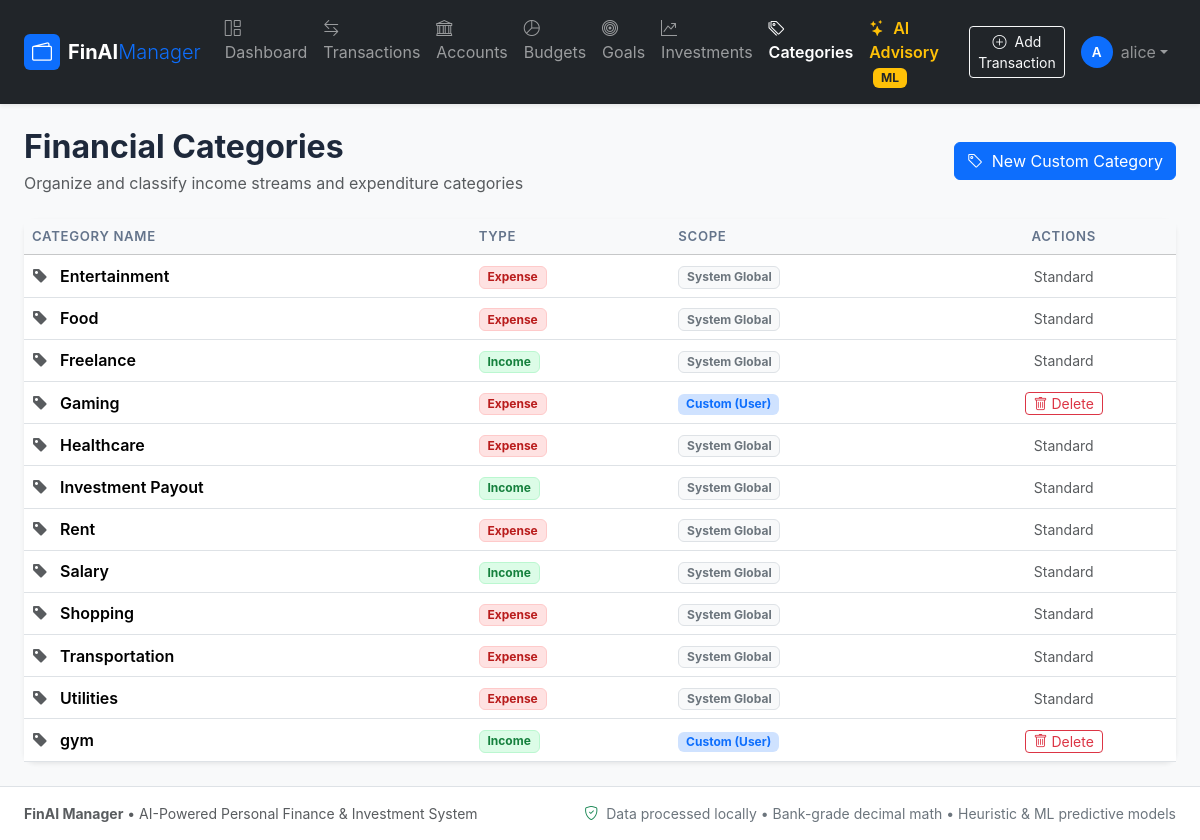
Page /categories (signed in) on the committed database.
### models.py (models this page shows, shortened)
class User(UserMixin, db.Model):
    __tablename__ = 'users'
    user_id = db.Column(db.Integer, primary_key=True, autoincrement=True)
    username = db.Column(db.String(50), unique=True, nullable=False, index=True)
    email = db.Column(db.String(100), unique=True, nullable=False, index=True)
    password_hash = db.Column(db.String(255), nullable=False)
    created_at = db.Column(db.DateTime, default=utc_now, server_default=db.func.now())
    accounts = db.relationship('Account', backref='owner', cascade='all, delete-orphan', lazy='dynamic')
    transactions = db.relationship('Transaction', backref='owner', cascade='all, delete-orphan', lazy='dynamic')
    budgets = db.relationship('Budget', backref='owner', cascade='all, delete-orphan', lazy='dynamic')
    goals = db.relationship('Goal', backref='owner', cascade='all, delete-orphan', lazy='dynamic')
    investments = db.relationship('Investment', backref='owner', cascade='all, delete-orphan', lazy='dynamic')
    categories = db.relationship('Category', backref='owner', cascade='all, delete-orphan', lazy='dynamic')

class Category(db.Model):
    __tablename__ = 'categories'
    __table_args__ = (
        db.UniqueConstraint('user_id', 'name', name='uq_user_category_name'),
    )
    category_id = db.Column(db.Integer, primary_key=True, autoincrement=True)
    user_id = db.Column(db.Integer, db.ForeignKey('users.user_id', ondelete='CASCADE'), nullable=True, index=True)
    name = db.Column(db.String(50), nullable=False)
    type = db.Column(db.Enum('Expense', 'Income', name='category_types'), nullable=False)
    transactions = db.relationship('Transaction', backref='category', lazy='dynamic')
    budgets = db.relationship('Budget', backref='category', cascade='all, delete-orphan', lazy='dynamic')

### app.py (the view)
    @app.route('/categories')
    @login_required
    def categories():
        user_categories = Category.query.filter(
            or_(Category.user_id == current_user.user_id, Category.user_id.is_(None))
        ).order_by(Category.name.asc()).all()
        return render_template('categories.html', categories=user_categories)

### templates/categories.html (shortened to what this page needs)
{% extends "base.html" %}
{% block content %}
<div class="d-flex flex-wrap justify-content-between align-items-center mb-4">
    <div>
        <h2 class="fw-bold mb-1">Financial Categories</h2>
        <p class="text-muted mb-0">Organize and classify income streams and expenditure categories</p>
    </div>
    <button type="button" class="btn btn-primary" data-bs-toggle="modal" data-bs-target="#addCategoryModal">
        <i class="bi bi-tag me-1"></i> New Custom Category
    </button>
</div>
<div class="card shadow-sm">
    <div class="table-responsive">
        <table class="table table-hover align-middle mb-0">
            <thead class="table-light">
                <tr>
                    <th>Category Name</th>
                    <th>Type</th>
                    <th>Scope</th>
                    <th class="text-center">Actions</th>
                </tr>
            </thead>
            <tbody>
                {% for cat in categories %}
                <tr>
                    <td class="fw-semibold">
                        <i class="bi bi-tag-fill text-muted me-2"></i> {{ cat.name }}
                    </td>
                    <td>
                        <span class="badge {{ 'badge-income' if cat.type == 'Income' else 'badge-expense' }}">
                            {{ cat.type }}
                        </span>
                    </td>
                    <td>
                        {% if cat.user_id %}
                        <span class="badge bg-primary-subtle text-primary">Custom (User)</span>
                        {% else %}
                        <span class="badge bg-light text-secondary border">System Global</span>
                        {% endif %}
                    </td>
                    <td class="text-center">
                        {% if cat.user_id %}
                        <form method="POST" action="{{ url_for('delete_category', id=cat.category_id) }}" onsubmit="return confirm('Delete this custom category?');" class="d-inline">
                            <button type="submit" class="btn btn-sm btn-outline-danger py-0 px-2">
                                <i class="bi bi-trash"></i> Delete
                            </button>
                        </form>
                        {% else %}
                        <span class="text-muted small">Standard</span>
                        {% endif %}
                    </td>
                </tr>
                {% endfor %}
            </tbody>
        </table>
    </div>
</div>
{% endblock %}

### templates/base.html (shortened to what this page needs)
<!doctype html>
<html lang="en">
<head>
    <link href="https://cdn.jsdelivr.net/npm/bootstrap@5.3.2/dist/css/bootstrap.min.css" rel="stylesheet">
    <link href="https://cdn.jsdelivr.net/npm/bootstrap-icons@1.11.1/font/bootstrap-icons.css" rel="stylesheet">
    <link rel="stylesheet" href="{{ url_for('static', filename='css/style.css') }}">
</head>
<body class="bg-light d-flex flex-column min-vh-100">
    <nav class="navbar navbar-expand-lg navbar-dark bg-dark sticky-top shadow-sm">
        <div class="container-fluid px-lg-4">
            <a class="navbar-brand fw-bold d-flex align-items-center" href="{{ url_for('dashboard') if current_user.is_authenticated else url_for('login') }}">
                <span class="badge bg-primary me-2 p-2"><i class="bi bi-wallet2 fs-5"></i></span>
                <span>FinAI<span class="text-primary fw-light">Manager</span></span>
            </a>
            <div class="collapse navbar-collapse" id="navbarNav">
                {% if current_user.is_authenticated %}
                <ul class="navbar-nav me-auto mb-2 mb-lg-0">
                    <li class="nav-item">
                        <a class="nav-link {{ 'active fw-semibold' if request.endpoint == 'dashboard' }}" href="{{ url_for('dashboard') }}">
                            <i class="bi bi-grid-1x2 me-1"></i> Dashboard
                        </a>
                    </li>
                    <li class="nav-item">
                        <a class="nav-link {{ 'active fw-semibold' if 'transaction' in request.endpoint }}" href="{{ url_for('view_transactions') }}">
                            <i class="bi bi-arrow-left-right me-1"></i> Transactions
                        </a>
                    </li>
                    <li class="nav-item">
                        <a class="nav-link {{ 'active fw-semibold' if request.endpoint == 'accounts' }}" href="{{ url_for('accounts') }}">
                            <i class="bi bi-bank me-1"></i> Accounts
                        </a>
                    </li>
                    <li class="nav-item">
                        <a class="nav-link {{ 'active fw-semibold' if request.endpoint == 'budgets' }}" href="{{ url_for('budgets') }}">
                            <i class="bi bi-pie-chart me-1"></i> Budgets
                        </a>
                    </li>
                    <li class="nav-item">
                        <a class="nav-link {{ 'active fw-semibold' if request.endpoint == 'goals' }}" href="{{ url_for('goals') }}">
                            <i class="bi bi-bullseye me-1"></i> Goals
                        </a>
                    </li>
                    <li class="nav-item">
                        <a class="nav-link {{ 'active fw-semibold' if request.endpoint == 'investments' }}" href="{{ url_for('investments') }}">
                            <i class="bi bi-graph-up-arrow me-1"></i> Investments
                        </a>
                    </li>
                    <li class="nav-item">
                        <a class="nav-link {{ 'active fw-semibold' if request.endpoint == 'categories' }}" href="{{ url_for('categories') }}">
                            <i class="bi bi-tags me-1"></i> Categories
                        </a>
                    </li>
                    <li class="nav-item">
                        <a class="nav-link text-warning fw-semibold {{ 'active text-light' if request.endpoint == 'recommendations' }}" href="{{ url_for('recommendations') }}">
                            <i class="bi bi-stars me-1"></i> AI Advisory <span class="badge bg-warning text-dark ms-1">ML</span>
                        </a>
                    </li>
                </ul>
                <ul class="navbar-nav ms-auto align-items-center">
                    <li class="nav-item me-2">
                        <a class="btn btn-sm btn-outline-light" href="{{ url_for('add_transaction') }}">
                            <i class="bi bi-plus-circle me-1"></i> Add Transaction
                        </a>
                    </li>
                    <li class="nav-item dropdown">
                        <a class="nav-link dropdown-toggle d-flex align-items-center" href="#" id="userDropdown" role="button" data-bs-toggle="dropdown">
                            <div class="avatar-circle me-2 bg-primary text-white">{{ current_user.username[:1].upper() }}</div>
                            <span class="text-white-50">{{ current_user.username }}</span>
                        </a>
                    </li>
                </ul>
                {% endif %}
            </div>
        </div>
    </nav>
    <main class="container-fluid px-lg-4 my-4 flex-grow-1">
        {% block content %}{% endblock %}
    </main>
    <footer class="footer mt-auto py-3 bg-white border-top text-muted small">
        <div class="container-fluid px-lg-4 d-flex flex-wrap justify-content-between align-items-center">
            <div>
                <strong>FinAI Manager</strong> &bull; AI-Powered Personal Finance & Investment System
            </div>
            <div class="text-secondary">
                <i class="bi bi-shield-check text-success me-1"></i> Data processed locally &bull; Bank-grade decimal math &bull; Heuristic & ML predictive models
            </div>
        </div>
    </footer>
</body>
</html>

### static/css/style.css (style rules this page uses)
:root { --primary-gradient: linear-gradient(135deg, #2563eb 0%, #1d4ed8 100%); --card-shadow: 0 0.125rem 0.25rem rgba(0, 0, 0, 0.075); --hover-shadow: 0 0.5rem 1rem rgba(0, 0, 0, 0.12); }
body { font-family: -apple-system, BlinkMacSystemFont, "Segoe UI", Roboto, "Helvetica Neue", Arial, sans-serif; color: #1e293b; background-color: #f8fafc; }
.avatar-circle { width: 32px; height: 32px; border-radius: 50%; display: inline-flex; align-items: center; justify-content: center; font-weight: 600; font-size: 0.85rem; }
.card { border: none; border-radius: 0.75rem; box-shadow: var(--card-shadow); }
.table th { font-size: 0.825rem; text-transform: uppercase; letter-spacing: 0.05em; color: #64748b; font-weight: 600; border-bottom-width: 1px; }
.badge-expense { background-color: #fee2e2; color: #b91c1c; border: 1px solid #fecaca; }
.badge-income { background-color: #dcfce7; color: #15803d; border: 1px solid #bbf7d0; }

### rows in the picture
User: username "A", username "alice"
Category: name "Entertainment", type "Expense", shows "System Global", shows "Standard"
Category: name "Food", type "Expense", shows "System Global", shows "Standard"
Category: name "Freelance", type "Income", shows "System Global", shows "Standard"
Category: name "Gaming", type "Expense", shows "Custom (User)"
Category: name "Healthcare", type "Expense", shows "System Global", shows "Standard"
Category: name "Investment Payout", type "Income", shows "System Global", shows "Standard"
Category: name "Rent", type "Expense", shows "System Global", shows "Standard"
Category: name "Salary", type "Income", shows "System Global", shows "Standard"
Category: name "Shopping", type "Expense", shows "System Global", shows "Standard"
Category: name "Transportation", type "Expense", shows "System Global", shows "Standard"
Category: name "Utilities", type "Expense", shows "System Global", shows "Standard"
Category: name "gym", type "Income", shows "Custom (User)"
